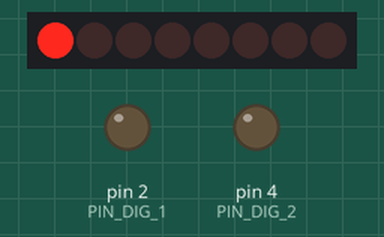
The sketch below on a simulated Arduino Uno, built with avr-gcc and run on an emulated ATmega328P. Shown: 8 shift-register outputs drawn as a row of LEDs (first output left, lit = HIGH), output pins drawn as LEDs (lit = HIGH). Wiring (inferred from the names in the program): shift register (74HC595): data pin 8; shift clock pin 12; latch pin 11. Wiring (inferred from the signals the program sends): row of LEDs: on Q0, Q1, Q2, Q3, Q4, Q5, Q6, Q7. Pins used as bus, display or sensor lines are not drawn.

Above: at 0.2 s.
At 0.7 s:
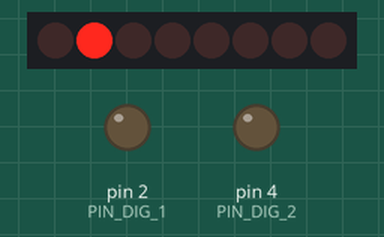
At 2.2 s:
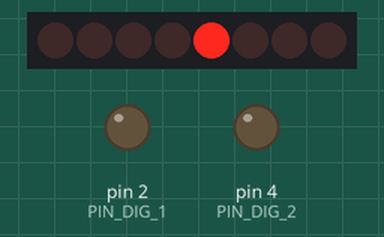
At 4.2 s:
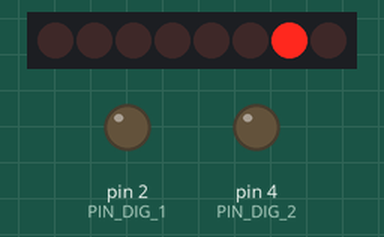
At 6.2 s:
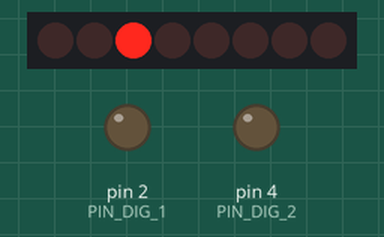
At 8.7 s:
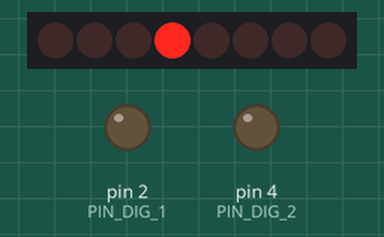
Timing chart, 0 to 9.1 s (numbered marks = the images above):
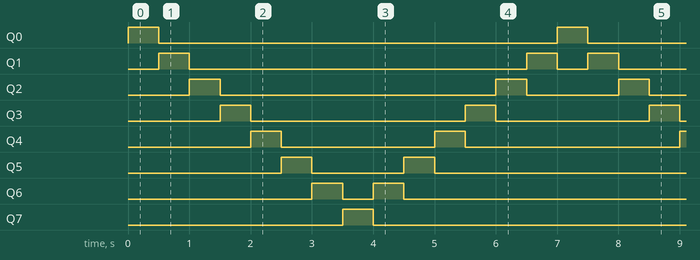

Measured:
- by itself, Q0, Q7: alternates HIGH for 0.50 s and LOW for 6.5 s
- by itself, Q1: repeats every 7.0 s: LOW 5.5 s, HIGH 0.50 s, LOW 0.50 s, HIGH 0.50 s
- by itself, Q2: repeats every 7.0 s: LOW 4.5 s, HIGH 0.50 s, LOW 1.5 s, HIGH 0.50 s
- by itself, Q3: repeats every 7.0 s: LOW 3.5 s, HIGH 0.50 s, LOW 2.5 s, HIGH 0.50 s
- by itself, Q4: repeats every 7.0 s: LOW 2.5 s, HIGH 0.50 s, LOW 3.5 s, HIGH 0.50 s
- by itself, Q5: repeats every 7.0 s: LOW 1.5 s, HIGH 0.50 s, LOW 4.5 s, HIGH 0.50 s
- by itself, Q6: repeats every 7.0 s: LOW 0.50 s, HIGH 0.50 s, LOW 5.5 s, HIGH 0.50 s

The sketch:

2_digit_serial_display_test.ino
```cpp
// WIRING
// SR   7SD   SEG   NUM
// A -> 1  -> A  -> 1
// B -> 2  -> B  -> 2
// C -> 4  -> C  -> 4
// D -> 5  -> D  -> 8
// E -> 10 -> E  -> 16
// F -> 9  -> F  -> 32
// G -> 7  -> G  -> 64
// H -> 6  -> DP -> 128

// CONSTANTS
// data pins to shift register
// connected to RCLK
const byte PIN_LATCH = 11;
// connected to SRCLK
const byte PIN_CLOCK = 12;
// connected to SER
const byte PIN_DATA = 8;

// digit on/off outputs
// connected to digit 1
const byte PIN_DIG_1 = 2;
// connected to digit 2
const byte PIN_DIG_2 = 4;

// GLOBAL DATA
// represents led configuration
byte val = 1;
// represents direction of led animation
byte dir_forward = 1;

// delay between loops
int delay_time = 500;

void setup() {
	Serial.begin(9600);

	// set pins to output so you can control the shift register
	pinMode(PIN_LATCH, OUTPUT);
	pinMode(PIN_CLOCK, OUTPUT);
	pinMode(PIN_DATA, OUTPUT);

	// the LEDs don't change while you're sending in bits
	digitalWrite(PIN_LATCH, LOW);
	// shift out the bits
	shiftOut(PIN_DATA, PIN_CLOCK, MSBFIRST, 0);
	// set latch high so LEDs will enable
	digitalWrite(PIN_LATCH, HIGH);

	// setup digit enable pins to output so you can control which digit is on
	pinMode(PIN_DIG_1, OUTPUT);
	pinMode(PIN_DIG_2, OUTPUT);

	// set both digits to be on
	digitalWrite(PIN_DIG_1, LOW);
	digitalWrite(PIN_DIG_2, LOW);
}

void loop() {
	// set latch LOW so LEDs don't change when sending in bits
	digitalWrite(PIN_LATCH, LOW);

	// send the bits
	shiftOut(PIN_DATA, PIN_CLOCK, MSBFIRST, val);

	// set next LED configuration
	if (dir_forward) {
		// val = val / 2 OR move 1 bit left
		val <<= 1;

		// 128 is 1000 0000, reached last led -> revert the sequence
		if (val == 128) {
			dir_forward = 0;
		}
	} else {
		// val = val / 2 OR move 1 bit right
		val >>= 1;

		// 1 is 0000 0001, reached first led -> revert the sequence
		if (val == 1) {
			dir_forward = 1;
		}
	}

	// set latch high so LEDs will enable
	digitalWrite(PIN_LATCH, HIGH);

	delay(delay_time);
}
```
